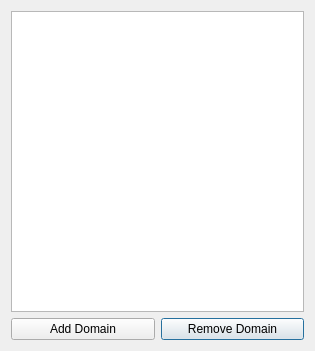
<?xml version="1.0" encoding="UTF-8"?>
<ui version="4.0">
 <class>Dialog_Domains</class>
 <widget class="QDialog" name="Dialog_Domains">
  <property name="geometry">
   <rect>
    <x>0</x>
    <y>0</y>
    <width>315</width>
    <height>351</height>
   </rect>
  </property>
  <property name="windowTitle">
   <string>Server Domains</string>
  </property>
  <property name="windowIcon">
   <iconset resource="resources.qrc">
    <normaloff>:/icons/data_storage.svg</normaloff>:/icons/data_storage.svg</iconset>
  </property>
  <layout class="QGridLayout" name="gridLayout">
   <item row="1" column="1">
    <widget class="QPushButton" name="pushButton_remDomain">
     <property name="text">
      <string>Remove Domain</string>
     </property>
    </widget>
   </item>
   <item row="1" column="0">
    <widget class="QPushButton" name="pushButton_addDomain">
     <property name="text">
      <string>Add Domain</string>
     </property>
    </widget>
   </item>
   <item row="0" column="0" colspan="2">
    <widget class="QListWidget" name="listWidget">
     <property name="dragDropMode">
      <enum>QAbstractItemView::NoDragDrop</enum>
     </property>
     <property name="defaultDropAction">
      <enum>Qt::CopyAction</enum>
     </property>
     <property name="resizeMode">
      <enum>QListView::Adjust</enum>
     </property>
     <property name="viewMode">
      <enum>QListView::ListMode</enum>
     </property>
     <property name="uniformItemSizes">
      <bool>true</bool>
     </property>
    </widget>
   </item>
  </layout>
 </widget>
 <resources>
  <include location="resources.qrc"/>
 </resources>
 <connections/>
</ui>
